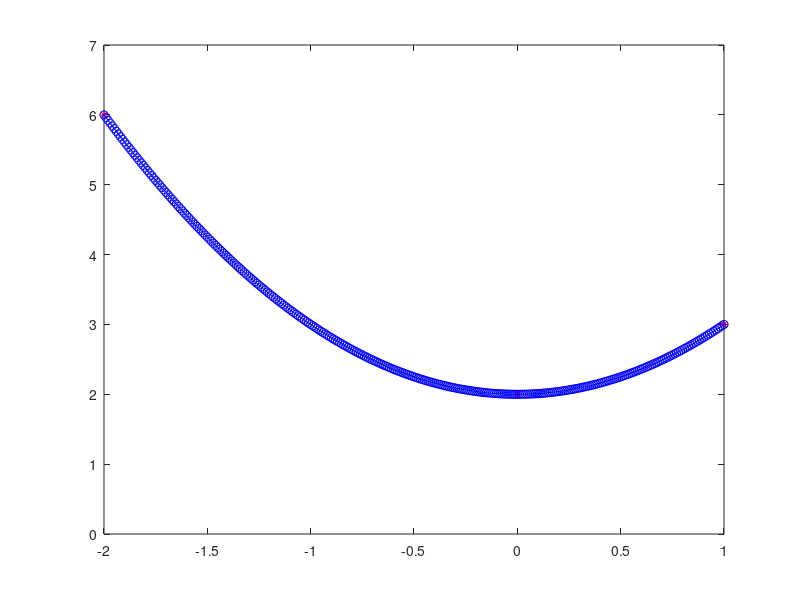

Reproduce this figure in MATLAB.
% Interpolação e Polinomio de lagrange

x1 =-2;
x2 = 0;
x3 = 1;

y1 = 6;
y2 = 2;
y3 = 3;

x = [x1, x2, x3];

y = [y1, y2, y3];

xx = [x1: 0.01:x3];

f1=((xx- x2).*(xx-x3))/((x1-x3).*(x1-x2));
f2=((xx-x1).*(xx-x3))/((x2-x1).*(x2-x3));
f3=((xx-x1).*(xx-x2))/((x3-x1).*(x3-x2));

yy = y1*f1 + y2*f2 + y3*f3;

plot(x,y,'r*',xx,yy,'bo-')
ylim([0,7])